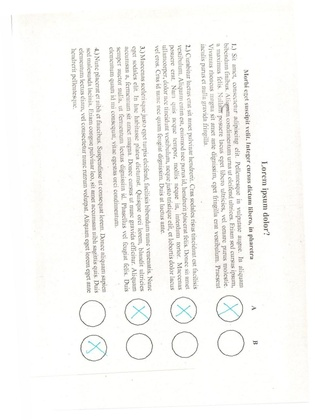
%> input picture input/1.jpg, 315 x 420 px, shrunk from 964 x 1286 before the run
$ octave --eval "result = processor(imread('input/1.jpg'));"   (GNU Octave 9; MATLAB toolbox functions it lacks are replaced by stand-ins)
%> lines starting %> are read from the running program, lines starting %| are printed output that depends on the picture; in (x1, y1, x2, y2) boxes, pixels count from 0 and x2, y2 are one past the last pixel; in counts of white or black regions, pixels touching at a corner belong together; the program's own positions count from 1
### find_rotation_angle.m
function [rotation_angle] = find_rotation_angle(image)
    edges = edge(image, "canny");
    ft = fftshift(fft2(edges));
    dft_phase = angle(ft);
    dft_magnitude = mat2gray(log(abs(ft)+1));
    dft_magnitude = edge(dft_magnitude, "canny", 0.7);

    canny_th = 0.17;
    non_max_sup__k = 1;
    non_max_sup__p = 3;

    E = edge(dft_magnitude, 'Canny', canny_th);
    H = my_hough(E);
    [~, rotation_angle] = non_max_sup(H, non_max_sup__k, non_max_sup__p);
end

### my_hough.m
function [H] = my_hough(input_img)
    [w, h] = size(input_img);
    r_max = ceil(hypot(w, h));
    H = zeros( 2*r_max+ 1 , 180);

     for i = 1:w
        for j = 1:h
            if input_img(i, j) ~= 0
                for theta = 1:180
                    r = round(i*cosd(theta) + j*sind(theta), 0);
                    H(r + r_max + 1, theta) = H(r + r_max + 1, theta) + 1;
                end
            end
        end
    end
end

### non_max_sup.m
function [r_vect, t_vect] = non_max_sup(A, k, p)
    r_vect = [];
    t_vect = [];

    while k > 0
        [val, index] = max(A(:));
        [r, theta] = ind2sub(size(A), index);

        r_vect = [r_vect, r];
        t_vect = [t_vect, theta];

        x1 = max(1, r - p);
        x2 = min(r + p, size(A, 1));

        y1 = max(1, theta - p);
        y2 = min(theta + p, size(A, 2));

        A(x1:x2, y1:y2) = 0;

        k = k - 1;
    end

end

### circle_hough.m
function [H, centers] = circle_hough(input_img, radius, k)
    H = zeros(size(input_img));

    for x = 1:size(input_img, 1)
        for y = 1:size(input_img, 2)
            if input_img(x, y) ~= 0
                for theta = 0:360
                    b = abs(round(x-radius*sind(theta)));
                    a = abs(round(y-radius*cosd(theta)));

                    if a>0 && a<=size(input_img,2) && b > 0 && b<=size(input_img,1)
                        H(b, a) = H(b, a) + 1;
                    end
                end
            end
        end
    end

    centers = [];
    temp = H;

    for i = 1:k
        [~, indices] = max(temp(:));
        [x, y] = ind2sub(size(temp), indices);

        mask = 40;

        temp(x-mask:x+mask,y-mask:y+mask) = 0;
        centers = [centers; [y, x]];
    end
end

### processor.m
function [data] = processor(image, verbose)
    if nargin == 1
        verbose = false;
    end

    image_enhanced = rgb2gray(image);
    image_enhanced = imadjust(image_enhanced);  % Histogram operations

    rotation_angle = find_rotation_angle(image_enhanced);
    rotated_image = imrotate(image_enhanced, 90-rotation_angle);

    if verbose
        figure;
        subplot(1, 2, 1);
        imshow(image);
        title("Original input image");

        subplot(1, 2, 2);
        imshow(edge(rotated_image));
        title("Straightened edge image");
    end

    radii = 37;
    [H, centers] = circle_hough(edge(rotated_image, "canny", 0.6), radii, 8);

    if verbose
        figure;
        subplot(1, 2, 1);
        imshow(rotated_image);
        hold on;
        viscircles(centers, radii,'EdgeColor','r');
        hold off;
        title("Straightened original image with circles");

        subplot(1, 2, 2);
        imagesc(H);
        colorbar;
        title('Hough space');
    end

    data = process_circles(verbose, centers, radii, rotated_image);
end
%> in processor, `image_enhanced = imadjust(image_enhanced);`:
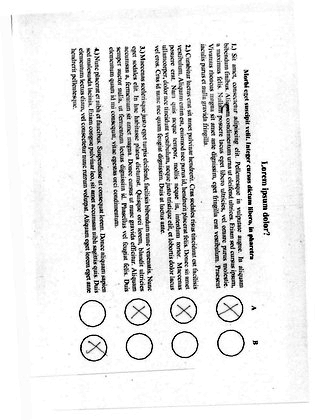
%> image_enhanced: size 420x315 uint8; min 0, max 255, mean 231.4
%> in find_rotation_angle, `edges = edge(image, "canny");`:
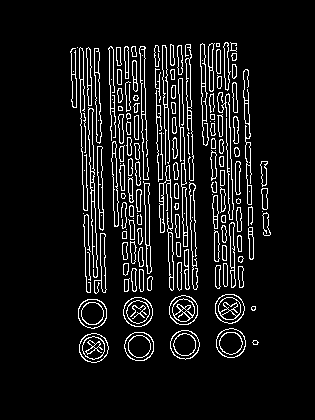
%> edges: size 420x315 logical; 8.5% white in thin lines or dots, all inside (x1, y1, x2, y2) = (70, 42, 271, 363)
%> in find_rotation_angle, `dft_phase = angle(ft);`:
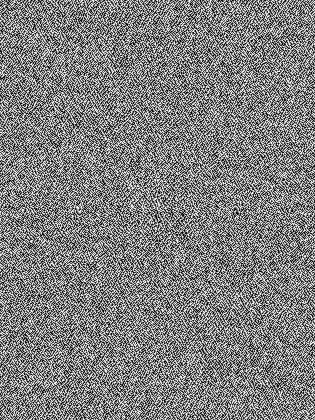
%> dft_phase: size 420x315 double; min -3.14, max 3.14, mean 2.37e-05; drawn with min black and max white
%> in find_rotation_angle, `dft_magnitude = mat2gray(log(abs(ft)+1));`:
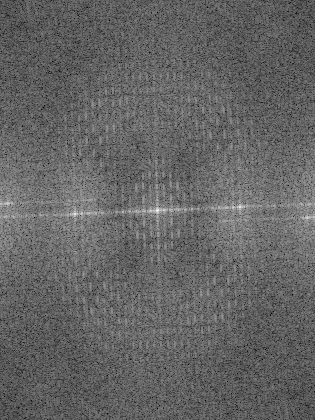
%> dft_magnitude: size 420x315 double; min 0, max 1, mean 0.396
%> in find_rotation_angle, `dft_magnitude = edge(dft_magnitude, "canny", 0.7);`: dft_magnitude: size 420x315 logical; 0.27% white in thin lines or dots, all inside (x1, y1, x2, y2) = (1, 200, 314, 221)
%> in find_rotation_angle, `E = edge(dft_magnitude, 'Canny', canny_th);`:
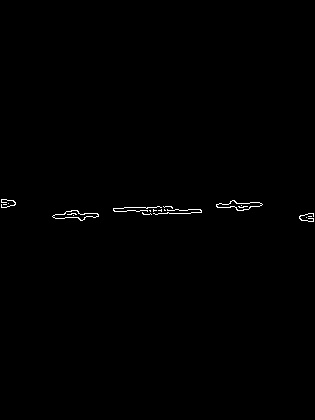
%> E: size 420x315 logical; 0.42% white in thin lines or dots, all inside (x1, y1, x2, y2) = (1, 199, 314, 222)
%> after the loop in my_hough, `for i = 1:w`:
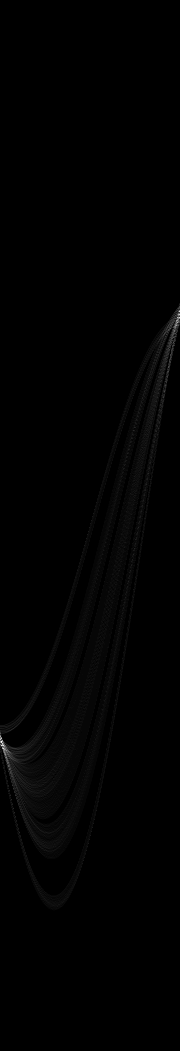
%> H: size 1051x180 double; min 0, max 80, mean 0.5; drawn with min black and max white
%> after the loop in my_hough, `for i = 1:w`: r = -222
%> the loop in non_max_sup, `while k > 0` made 1 pass
%> (val, index, r, theta, r_vect, t_vect, x1, x2) on pass 1: (80, 1793, 742, 2, 742, 2, 739, 745)
%> after the loop in non_max_sup, `while k > 0`: A: size 1051x180 double; 0.02% of pixels changed, all inside (x1, y1, x2, y2) = (0, 738, 5, 745)
%> after the loop in non_max_sup, `while k > 0`: k = 0
%> in find_rotation_angle, `[~, rotation_angle] = non_max_sup(H, non_max_sup__k, non_max_sup__p);`: rotation_angle = 2
%> in processor, `rotated_image = imrotate(image_enhanced, 90-rotation_angle);`:
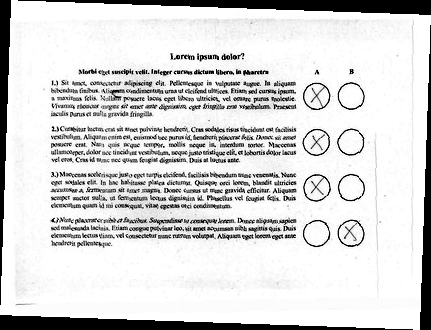
%> rotated_image: size 330x431 uint8; min 0, max 255, mean 215.2
%> (the run ends here)
